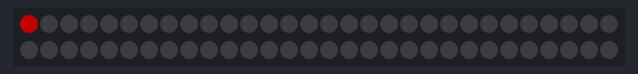
A program run on a simulated ESP8266 (NodeMCU). On the bench: 60 RGB LEDs in strip order, left to right, continuing on the next row. Dim RGB values are drawn brighter than linear; what the program prints to the serial monitor is not drawn.

Above: at 0.15 s.
At 5.06 s:
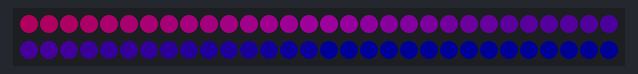
At 9.97 s:
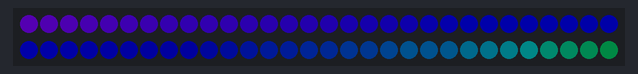
At 19.79 s:
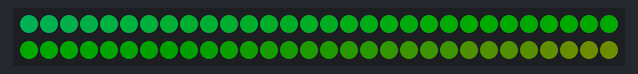
At 29.61 s:
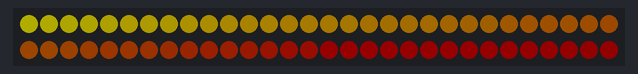
At 39.74 s:
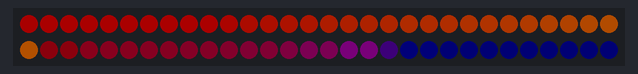

The program:

main.cpp
```cpp
#include <Arduino.h>
#include <FastLED.h>

// How many leds in your strip?
#define NUM_LEDS 60

// For led chips like Neopixels, which have a data line, ground, and power, you just
// need to define DATA_PIN.  For led chipsets that are SPI based (four wires - data, clock,
// ground, and power), like the LPD8806, define both DATA_PIN and CLOCK_PIN
#define DATA_PIN D3
#define CLOCK_PIN D4

// Define the array of leds
CRGB leds[NUM_LEDS];

void setup()
{
  Serial.begin(57600);
  Serial.println("resetting");
  // FastLED.addLeds<WS2812,DATA_PIN,RGB>(leds,NUM_LEDS);
  FastLED.addLeds<APA102, DATA_PIN, CLOCK_PIN, RGB>(leds, NUM_LEDS); // BGR ordering is typical
  FastLED.setBrightness(84);
}

void fadeall()
{
  for (int i = 0; i < NUM_LEDS; i++)
  {
    leds[i].nscale8(250);
  }
}

void loop()
{
  static uint8_t hue = 0;
  Serial.print("x");
  // First slide the led in one direction
  for (int i = 0; i < NUM_LEDS; i++)
  {
    leds[i] = CHSV(hue++, 255, 255);
    FastLED.show();
    fadeall();
    delay(10);
  }
  Serial.print("x");

  // Now go in the other direction.
  for (int i = (NUM_LEDS)-1; i >= 0; i--)
  {
    leds[i] = CHSV(hue++, 255, 255);
    FastLED.show();
    fadeall();
    delay(10);
  }
}
```
